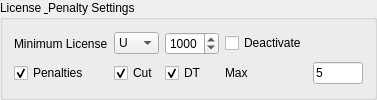
           <widget class="QGroupBox" name="groupBox_6">
            <property name="maximumSize">
             <size>
              <width>460</width>
              <height>300</height>
             </size>
            </property>
            <property name="title">
             <string>License &amp; Penalty Settings</string>
            </property>
            <layout class="QGridLayout" name="gridLayout_16">
             <item row="1" column="3">
              <widget class="QCheckBox" name="checkBox_54">
               <property name="layoutDirection">
                <enum>Qt::LeftToRight</enum>
               </property>
               <property name="text">
                <string>Deactivate</string>
               </property>
               <property name="checked">
                <bool>false</bool>
               </property>
              </widget>
             </item>
             <item row="1" column="2">
              <widget class="QSpinBox" name="spinBox_6">
               <property name="maximumSize">
                <size>
                 <width>80</width>
                 <height>16777215</height>
                </size>
               </property>
               <property name="minimum">
                <number>100</number>
               </property>
               <property name="maximum">
                <number>3000</number>
               </property>
               <property name="singleStep">
                <number>100</number>
               </property>
               <property name="value">
                <number>1000</number>
               </property>
              </widget>
             </item>
             <item row="2" column="3">
              <widget class="QLabel" name="label_87">
               <property name="maximumSize">
                <size>
                 <width>150</width>
                 <height>16777215</height>
                </size>
               </property>
               <property name="text">
                <string>Max</string>
               </property>
              </widget>
             </item>
             <item row="1" column="1">
              <widget class="QComboBox" name="comboBox_50">
               <property name="maximumSize">
                <size>
                 <width>50</width>
                 <height>16777215</height>
                </size>
               </property>
               <item>
                <property name="text">
                 <string>U</string>
                </property>
               </item>
               <item>
                <property name="text">
                 <string>2</string>
                </property>
               </item>
               <item>
                <property name="text">
                 <string>14</string>
                </property>
               </item>
              </widget>
             </item>
             <item row="1" column="0">
              <widget class="QLabel" name="label_86">
               <property name="maximumSize">
                <size>
                 <width>150</width>
                 <height>16777215</height>
                </size>
               </property>
               <property name="text">
                <string>Minimum License</string>
               </property>
              </widget>
             </item>
             <item row="2" column="2">
              <widget class="QCheckBox" name="checkBox_53">
               <property name="layoutDirection">
                <enum>Qt::LeftToRight</enum>
               </property>
               <property name="text">
                <string>DT</string>
               </property>
               <property name="checked">
                <bool>true</bool>
               </property>
              </widget>
             </item>
             <item row="2" column="0">
              <widget class="QCheckBox" name="checkBox_51">
               <property name="layoutDirection">
                <enum>Qt::LeftToRight</enum>
               </property>
               <property name="text">
                <string>Penalties</string>
               </property>
               <property name="checked">
                <bool>true</bool>
               </property>
              </widget>
             </item>
             <item row="2" column="1">
              <widget class="QCheckBox" name="checkBox_52">
               <property name="layoutDirection">
                <enum>Qt::LeftToRight</enum>
               </property>
               <property name="text">
                <string>Cut</string>
               </property>
               <property name="checked">
                <bool>true</bool>
               </property>
              </widget>
             </item>
             <item row="2" column="4">
              <widget class="QLineEdit" name="lineEdit_26">
               <property name="maximumSize">
                <size>
                 <width>50</width>
                 <height>16000</height>
                </size>
               </property>
               <property name="text">
                <string>5</string>
               </property>
              </widget>
             </item>
            </layout>
           </widget>
